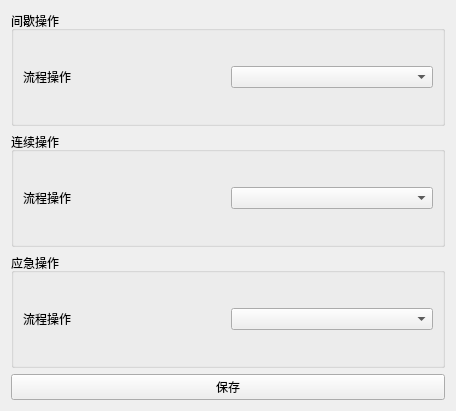
<?xml version="1.0" encoding="UTF-8"?>
<ui version="4.0">
 <class>OtherOCSysmode</class>
 <widget class="QWidget" name="OtherOCSysmode">
  <property name="geometry">
   <rect>
    <x>0</x>
    <y>0</y>
    <width>456</width>
    <height>411</height>
   </rect>
  </property>
  <property name="windowTitle">
   <string>Form</string>
  </property>
  <layout class="QVBoxLayout" name="verticalLayout">
   <item>
    <widget class="QGroupBox" name="groupBox">
     <property name="title">
      <string>间歇操作</string>
     </property>
     <layout class="QHBoxLayout" name="horizontalLayout">
      <item>
       <widget class="QLabel" name="label">
        <property name="text">
         <string>流程操作</string>
        </property>
       </widget>
      </item>
      <item>
       <widget class="QComboBox" name="comboBox"/>
      </item>
     </layout>
    </widget>
   </item>
   <item>
    <widget class="QGroupBox" name="groupBox_2">
     <property name="title">
      <string>连续操作</string>
     </property>
     <layout class="QHBoxLayout" name="horizontalLayout_2">
      <item>
       <widget class="QLabel" name="label_2">
        <property name="text">
         <string>流程操作</string>
        </property>
       </widget>
      </item>
      <item>
       <widget class="QComboBox" name="comboBox_2"/>
      </item>
     </layout>
    </widget>
   </item>
   <item>
    <widget class="QGroupBox" name="groupBox_3">
     <property name="title">
      <string>应急操作</string>
     </property>
     <layout class="QHBoxLayout" name="horizontalLayout_3">
      <item>
       <widget class="QLabel" name="label_3">
        <property name="text">
         <string>流程操作</string>
        </property>
       </widget>
      </item>
      <item>
       <widget class="QComboBox" name="comboBox_3"/>
      </item>
     </layout>
    </widget>
   </item>
   <item>
    <widget class="QPushButton" name="btn_save">
     <property name="text">
      <string>保存</string>
     </property>
    </widget>
   </item>
  </layout>
 </widget>
 <resources/>
 <connections/>
</ui>
